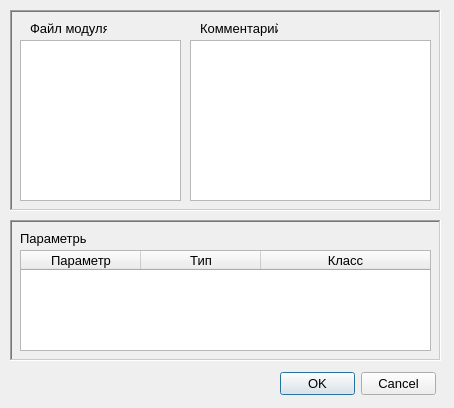
<?xml version="1.0" encoding="UTF-8"?>
<ui version="4.0">
 <class>QModuleRegister</class>
 <widget class="QDialog" name="QModuleRegister">
  <property name="geometry">
   <rect>
    <x>0</x>
    <y>0</y>
    <width>454</width>
    <height>408</height>
   </rect>
  </property>
  <property name="font">
   <font>
    <pointsize>10</pointsize>
   </font>
  </property>
  <property name="windowTitle">
   <string>Зарегистрировать модуль</string>
  </property>
  <property name="windowIcon">
   <iconset resource="resources.qrc">
    <normaloff>:/images/G.png</normaloff>:/images/G.png</iconset>
  </property>
  <widget class="QDialogButtonBox" name="buttonBox">
   <property name="geometry">
    <rect>
     <x>280</x>
     <y>372</y>
     <width>156</width>
     <height>24</height>
    </rect>
   </property>
   <property name="font">
    <font>
     <pointsize>10</pointsize>
    </font>
   </property>
   <property name="orientation">
    <enum>Qt::Horizontal</enum>
   </property>
   <property name="standardButtons">
    <set>QDialogButtonBox::Cancel|QDialogButtonBox::Ok</set>
   </property>
  </widget>
  <widget class="QFrame" name="frame">
   <property name="geometry">
    <rect>
     <x>10</x>
     <y>10</y>
     <width>431</width>
     <height>201</height>
    </rect>
   </property>
   <property name="frameShape">
    <enum>QFrame::WinPanel</enum>
   </property>
   <property name="frameShadow">
    <enum>QFrame::Sunken</enum>
   </property>
   <property name="lineWidth">
    <number>3</number>
   </property>
   <property name="midLineWidth">
    <number>1</number>
   </property>
   <widget class="QListWidget" name="fileList">
    <property name="geometry">
     <rect>
      <x>10</x>
      <y>30</y>
      <width>161</width>
      <height>161</height>
     </rect>
    </property>
   </widget>
   <widget class="QLabel" name="fileNameLbl">
    <property name="geometry">
     <rect>
      <x>20</x>
      <y>10</y>
      <width>77</width>
      <height>16</height>
     </rect>
    </property>
    <property name="text">
     <string>Файл модуля</string>
    </property>
   </widget>
   <widget class="QLabel" name="commentLbl">
    <property name="geometry">
     <rect>
      <x>190</x>
      <y>10</y>
      <width>78</width>
      <height>16</height>
     </rect>
    </property>
    <property name="text">
     <string>Комментарий</string>
    </property>
   </widget>
   <widget class="QPlainTextEdit" name="commentTxtEdt">
    <property name="geometry">
     <rect>
      <x>180</x>
      <y>30</y>
      <width>241</width>
      <height>161</height>
     </rect>
    </property>
   </widget>
  </widget>
  <widget class="QFrame" name="frame_2">
   <property name="geometry">
    <rect>
     <x>10</x>
     <y>220</y>
     <width>431</width>
     <height>141</height>
    </rect>
   </property>
   <property name="frameShape">
    <enum>QFrame::WinPanel</enum>
   </property>
   <property name="frameShadow">
    <enum>QFrame::Sunken</enum>
   </property>
   <property name="lineWidth">
    <number>3</number>
   </property>
   <property name="midLineWidth">
    <number>1</number>
   </property>
   <widget class="QLabel" name="parametersLbl">
    <property name="geometry">
     <rect>
      <x>10</x>
      <y>10</y>
      <width>66</width>
      <height>16</height>
     </rect>
    </property>
    <property name="text">
     <string>Параметры</string>
    </property>
   </widget>
   <widget class="QTableWidget" name="parametersTable">
    <property name="geometry">
     <rect>
      <x>10</x>
      <y>30</y>
      <width>411</width>
      <height>101</height>
     </rect>
    </property>
    <property name="editTriggers">
     <set>QAbstractItemView::NoEditTriggers</set>
    </property>
    <property name="showDropIndicator" stdset="0">
     <bool>false</bool>
    </property>
    <property name="dragDropOverwriteMode">
     <bool>false</bool>
    </property>
    <property name="dragDropMode">
     <enum>QAbstractItemView::NoDragDrop</enum>
    </property>
    <property name="selectionMode">
     <enum>QAbstractItemView::SingleSelection</enum>
    </property>
    <property name="selectionBehavior">
     <enum>QAbstractItemView::SelectRows</enum>
    </property>
    <attribute name="horizontalHeaderCascadingSectionResizes">
     <bool>true</bool>
    </attribute>
    <attribute name="horizontalHeaderDefaultSectionSize">
     <number>120</number>
    </attribute>
    <attribute name="horizontalHeaderHighlightSections">
     <bool>false</bool>
    </attribute>
    <attribute name="horizontalHeaderMinimumSectionSize">
     <number>40</number>
    </attribute>
    <attribute name="horizontalHeaderStretchLastSection">
     <bool>true</bool>
    </attribute>
    <attribute name="horizontalHeaderStretchLastSection">
     <bool>true</bool>
    </attribute>
    <attribute name="horizontalHeaderCascadingSectionResizes">
     <bool>true</bool>
    </attribute>
    <attribute name="horizontalHeaderMinimumSectionSize">
     <number>40</number>
    </attribute>
    <attribute name="horizontalHeaderHighlightSections">
     <bool>false</bool>
    </attribute>
    <attribute name="horizontalHeaderDefaultSectionSize">
     <number>120</number>
    </attribute>
    <column>
     <property name="text">
      <string>Параметр</string>
     </property>
    </column>
    <column>
     <property name="text">
      <string>Тип</string>
     </property>
    </column>
    <column>
     <property name="text">
      <string>Класс</string>
     </property>
    </column>
   </widget>
  </widget>
 </widget>
 <resources>
  <include location="resources.qrc"/>
 </resources>
 <connections>
  <connection>
   <sender>buttonBox</sender>
   <signal>accepted()</signal>
   <receiver>QModuleRegister</receiver>
   <slot>accept()</slot>
   <hints>
    <hint type="sourcelabel">
     <x>248</x>
     <y>254</y>
    </hint>
    <hint type="destinationlabel">
     <x>157</x>
     <y>274</y>
    </hint>
   </hints>
  </connection>
  <connection>
   <sender>buttonBox</sender>
   <signal>rejected()</signal>
   <receiver>QModuleRegister</receiver>
   <slot>reject()</slot>
   <hints>
    <hint type="sourcelabel">
     <x>316</x>
     <y>260</y>
    </hint>
    <hint type="destinationlabel">
     <x>286</x>
     <y>274</y>
    </hint>
   </hints>
  </connection>
 </connections>
 <designerdata>
  <property name="gridDeltaX">
   <number>10</number>
  </property>
  <property name="gridDeltaY">
   <number>10</number>
  </property>
  <property name="gridSnapX">
   <bool>true</bool>
  </property>
  <property name="gridSnapY">
   <bool>true</bool>
  </property>
  <property name="gridVisible">
   <bool>true</bool>
  </property>
 </designerdata>
</ui>
